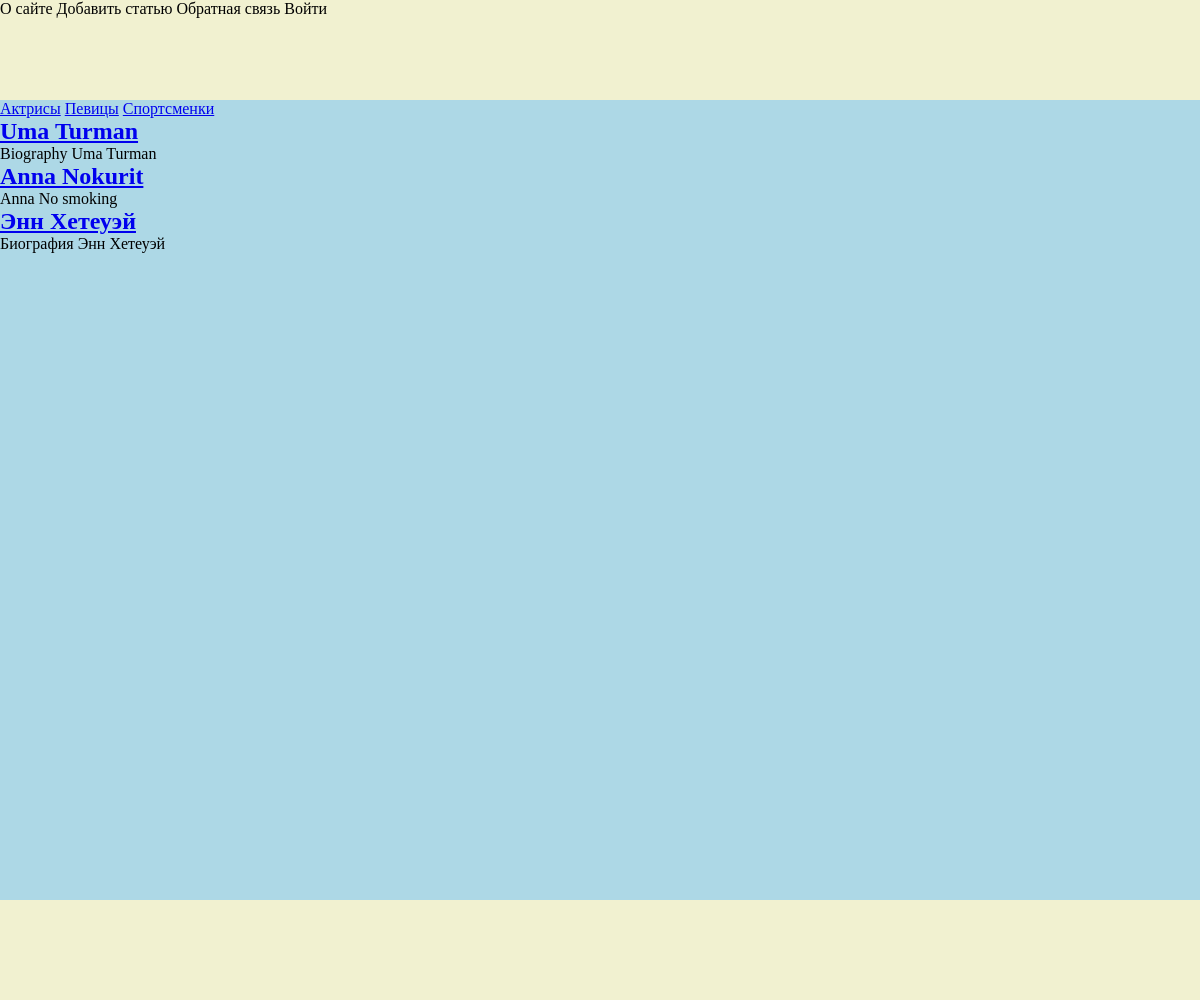
Before: / with the older database file.
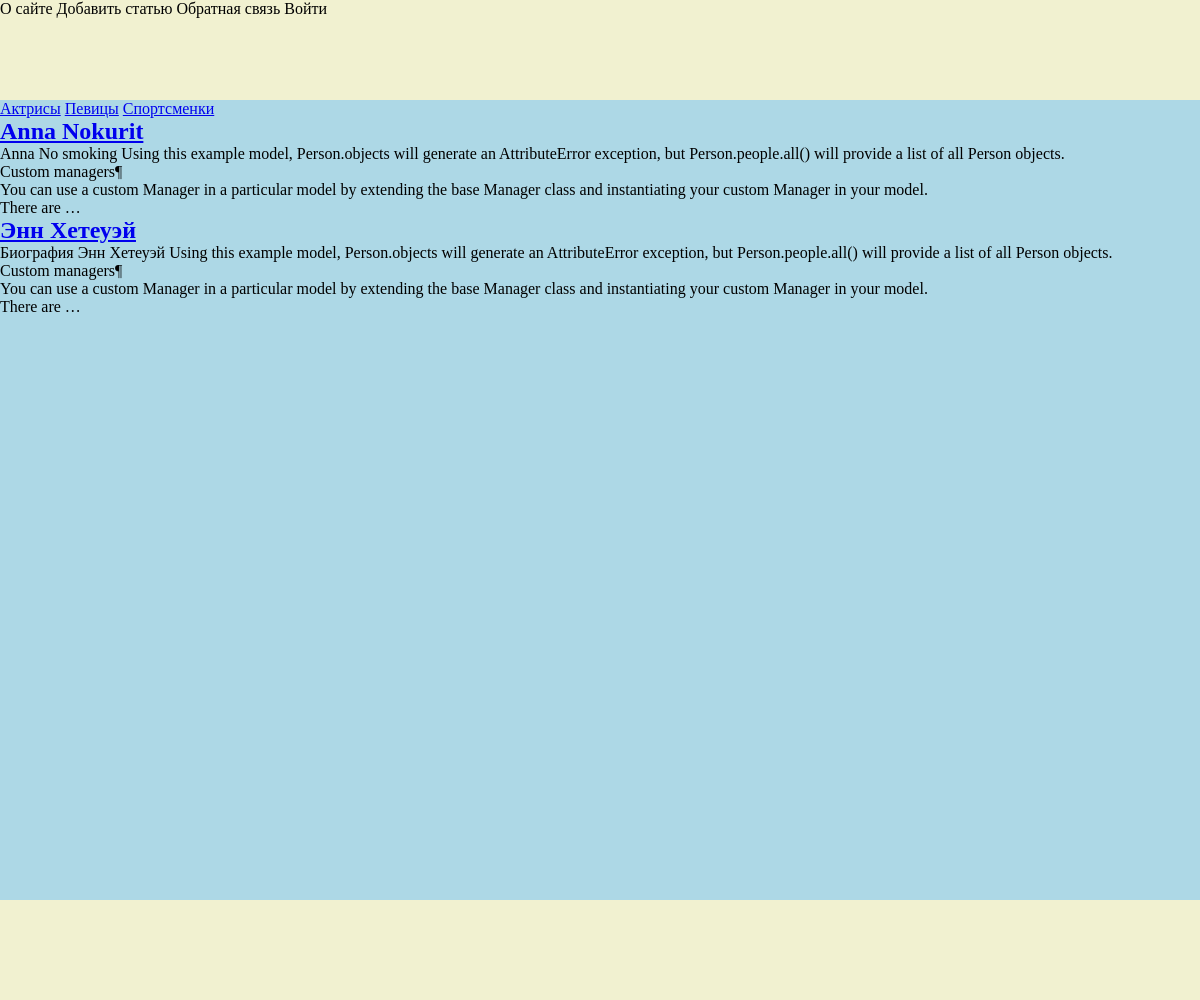
After: the same page with the newer database file.
### women/models.py (models this page shows, shortened)
class Women(models.Model):
    class Status(models.IntegerChoices): # https://docs.djangoproject.com/en/6.0/ref/models/fields/#:~:text=choices
        DRAFT = 0, 'Черновик'
        PUBLISHED = 1, 'Опубликовано'
    title = models.CharField(max_length=255, verbose_name='Заголовок')
    slug=models.SlugField(max_length=255, unique=True, db_index=True, verbose_name='URL') #https://docs.djangoproject.com/en/6.0/ref/models/fields/#slugfield
    content = models.TextField(verbose_name='Текст статьи')
    time_create = models.DateTimeField(auto_now_add=True, verbose_name='Дата создания')
    time_update = models.DateTimeField(auto_now=True, verbose_name='Дата последнего редактирования')
    is_published = models.BooleanField(choices=Status.choices, default=Status.PUBLISHED, verbose_name='Опубликована')
    objects=models.Manager() # чтобы objects тоже работал
    published=PublishedManager()
    class Meta:
        verbose_name = 'Статья о женщине'
        verbose_name_plural = 'Статьи о женщинах'
        ordering = ['-time_create']  # сортируем статьи по убыванию даты создания https://docs.djangoproject.com/en/6.0/ref/models/options/#django.db.models.Options.ordering
        indexes = [
            models.Index(fields=['-time_create',]),
        ]
    def get_absolute_url(self): # https://docs.djangoproject.com/en/6.0/ref/models/instances/#:~:text=get_absolute_url%28%29
        return reverse("women:show_post", kwargs={"post_slug": self.slug})

### women/views.py (the view)
# urls.py: path("", views.index, name="index"),
def index(request):
    posts=Women.published.all() # выведет только опубликованные статьи
    context = {
        "title": "Главная страница",
        "menu": menu,
        "posts": posts,
    }
    return render(request, "women/index.html", context)

### women/models.py (called while the page is built)
    def get_queryset(self):
        return super().get_queryset().filter(is_published=Women.Status.PUBLISHED)

### women/templates/women/index.html (shortened to what this page needs)
{% extends "base.html" %}
{%load static%}
{%block header%}
    <div class="menu">
        {%for m in menu%}
            {{m}}
        {%endfor%}
    </div>
{%endblock%}
{% block sidebar %}
    {% include 'women/includes/nav.html' %}
    {%for i in posts%}
        {%autoescape off%}
            <h2><a href="{{i.get_absolute_url}}">{{i.title}}</a></h2>
            <p>{{i.content|linebreaks|truncatewords:50}}</p>
        {% endautoescape %}
    {%endfor%}
{% endblock %}

### templates/base.html (shortened to what this page needs)
{% load static %}
<!DOCTYPE html>
<html lang="en">
<head>
    <link type="text/css"rel="stylesheet" href="{% static 'women/css/style.css' %}">
</head>
<body>
    <div class="header">
        {% block header %}
        {% endblock %}
    </div>
    <div class="sidebar">
        {% block sidebar %}
        {% endblock %}
    </div>
    <div class="footer">
    </div>
</body>
</html>

### women/templates/women/includes/nav.html
<nav>
    <a href="#">Актрисы</a>
    <a href="#">Певицы</a>
    <a href="#">Спортсменки</a>
</nav>

### women/static/women/css/style.css (style rules this page uses)
* { margin: 0; padding: 0; }
.header { width: 100%; height: 100px; background-color: rgb(241, 241, 208); }
.sidebar { width: 100%; height: 800px; background-color: lightblue; }
.footer { width: 100%; height: 100px; background-color: rgb(241, 241, 208); }

Changed rows visible on the page:
no longer on this page (row edited): Women: title "Uma Turman", content "Biography Uma Turman"
changed Women "Anna Nokurit": content "Anna No smoking" → "Anna No smoking Using this example model, Person.objects will generate an AttributeError exception, but Person.people.all() will provide a list of all Person objects. Custom managers¶ You can use a custom Manager in a particular model by extending the base Manager class and instantiating your custom Manager in your model. There are …"
changed Women "Энн Хетеуэй": content "Биография Энн Хетеуэй" → "Биография Энн Хетеуэй Using this example model, Person.objects will generate an AttributeError exception, but Person.people.all() will provide a list of all Person objects. Custom managers¶ You can use a custom Manager in a particular model by extending the base Manager class and instantiating your custom Manager in your model. There are …"
